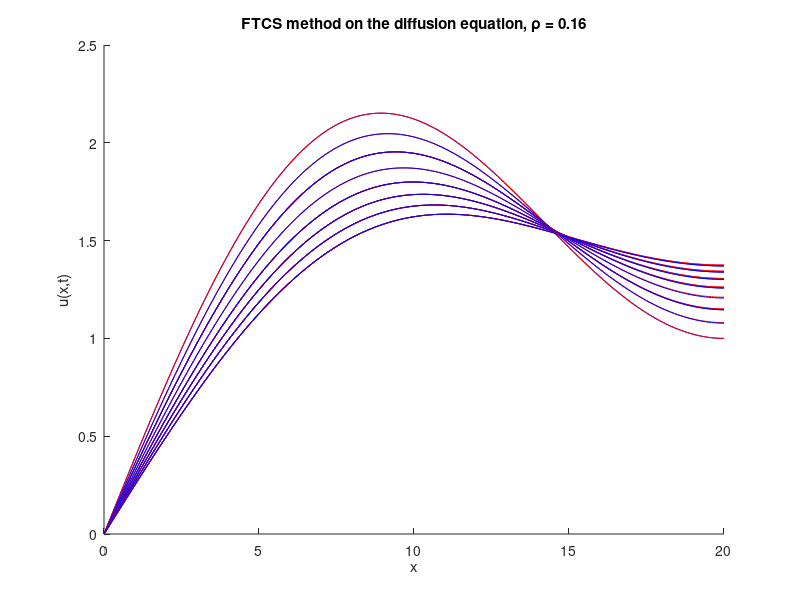

Write the MATLAB code that produced this figure.
% Diffusion Solutions
% Kevin Roberts
% 10-13-2024
clear all
close all
clc

% Set the parameters for the solution
L = 20; % length of solution domain (from zero)
J = 200; % number of grid points (not counting zero)
x = linspace(0, L, J+1); % set up a vector of x locations
dx = L/J; % size of a grid cell, delta x
D = 1; % diffusion coefficient
dt = 0.0016; % size of time step, delta t
p = D*dt/(dx^2) % defining the dimensionless combination to be p (rho)
T = 15; % duraction of simulation
N = round(T/dt); % number of times to iterate simuation to get to time T

% modifying the boundary conditions
b0 = 0; % left boundary condition
bL = 2; % right boundary condition

% Used for homogeneous bc
i_c_1 = 2*sin(x.*(pi/L)) + sin(x.*(2*pi/L));

% Used for b0 =0 and bL = 2
i_c_2 = x.*2/L + (2 - 4/pi)*sin(x.*(pi/L)) + sin(x.*(2*pi/L)) + 4/(9*pi)*sin(x.*(3*pi/L));

% Used for no-flux boundary and different IC
i_c_3 = 2*sin(x.*(pi/(2*L))) + sin(x.*(3*pi/(2*L)));

% setting the initial conditions for the various methods
exact0 = i_c_3;
FTCS0 = i_c_3;
exact = exact0;
FTCS = FTCS0;

%%%%%%%%%%%%%%%%%%%%%%%%%%%%%%%%%%%%%%%%%
% FTCS Method on the Diffusion Equation %
%%%%%%%%%%%%%%%%%%%%%%%%%%%%%%%%%%%%%%%%%
hold on, plot(x, FTCS0, 'b'), hold off % plot the IC

% if we want to compare with the exact solution
hold on, plot(x, exact0, 'r'), hold off

% add labels to the plot
xlabel('x'), ylabel('u(x,t)')
title(['FTCS method on the diffusion equation, \rho = ' num2str(D*dt/(dx^2))])

for n = 2:N % beginning the for time loop
    
    t = n * dt;    % Current time
    
    for j = 1:J+1 % begin spatial loop; note that j = 1 is x = 0    
        
        % the if and the else if statement handle the boundary conditions
        if j == 1
            FTCSn(j) = b0;
        elseif j == J+1
            % used for no flux at the boundary:
            % FTCSn(j) = FTCS(j) + p*(FTCS(j-1) - 2*FTCS(j) + FTCS(j));
            % FTCSn(j) = bL;

            % for the no flux boundary
            FTCSn(j) = FTCS(j) + p*(FTCS(j-1) - 2*FTCS(j) + FTCS(j));
        else
            FTCSn(j) = FTCS(j) + p*(FTCS(j-1) - 2*FTCS(j) + FTCS(j+1));
        end
        
    end % ending the spatial loop
    
    % % evaluating the exact solution (for b0 = 0 and bL = 0)
    % exactn = 2*exp(-pi^2*D*n*dt/L^2)*sin(x.*(pi/L)) + exp(-4*pi^2*D*n*dt/L^2)*sin(x.*(2*pi/L))
    
    % % evaluating the exact solution (for b0 = 0 and bL = 0)
    % exactn = x.*(2/L) + (2-4\pi)*exp(-pi^2*D*n*dt/L^2)*sin(x.*(pi/L)) + exp(-4*pi^2*D*n*dt/L^2)*sin(x.*(2*pi/L)) + 4/(9*pi)*exp(-9*pi^2*D*n*dt/L^2)*sin(x.*(3*pi/L))
    
    % % evaluating the exact solution for no-flux
    exactn = 2*exp(-pi^2*D*n*dt/(4*L^2))*sin(x.*(pi/(2*L))) + exp(-9*pi^2*D*n*dt/(4*L^2))*sin(x.*(3*pi/(2*L)))

    % to see results as an animation uncomment the line below and comment
    % the if - end statement
    % plot(x,u0,'r',x,crankn,'b'), pause(.1) % plots the next calculated time slice and the IC for reference. Makes this an animation
    if mod(n*dt,2) < dt % check if current time is close to a multiple of 2
        hold on, plot(x,exactn, 'r'), hold off % for plotting the exact
        hold on, plot(x,FTCSn,'b'), hold off % if so, add a plot of current solution to existing plot
    end
    
    FTCS = FTCSn; % reset present solution for next time step
end % end time loop
